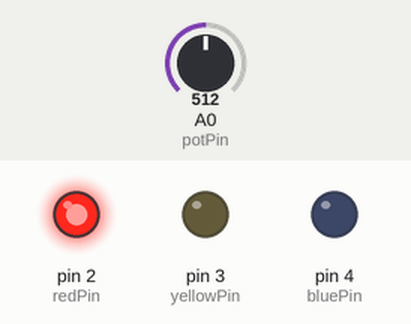
This sketch was run on a simulated Arduino Uno, built with avr-gcc and run on an emulated ATmega328P. Shown: output pins drawn as LEDs (lit = HIGH). Dashed ring = blinking. The inputs (shaded band) are chosen by the test bench; at power-on: A0 (potPin) = 512.

Above: at 1.2 s.
1.3 s: A0 (potPin) set to 0
At 2.6 s:
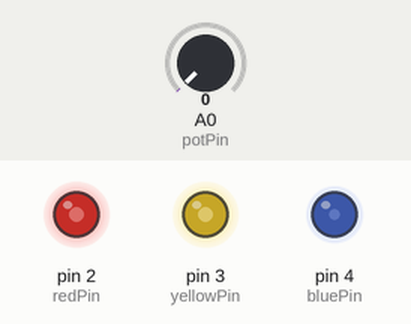
3.0 s: A0 (potPin) set to 122
At 3.79 s:
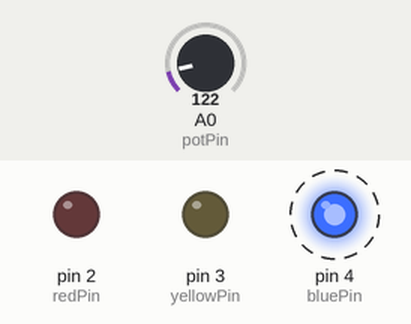
At 4.52 s:
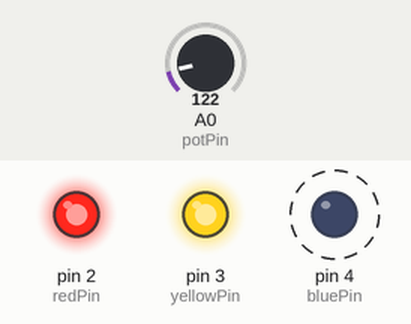
6.0 s: A0 (potPin) set to 0
7.5 s: A0 (potPin) set to 306
At 10.3 s:
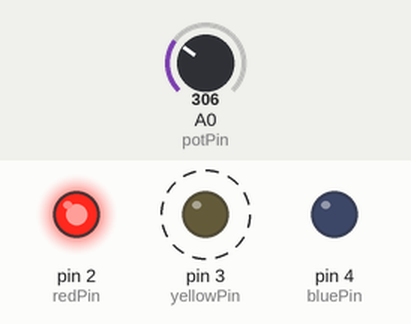
10.5 s: A0 (potPin) set to 511
12.3 s: A0 (potPin) set to 716
Timing chart, 0 to 15.3 s (numbered marks = the images above; inputs shaded):
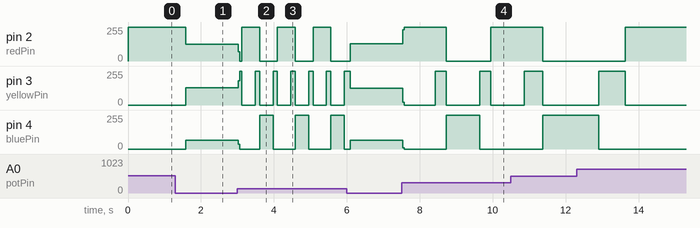

Measured:
- after the input at 1.3 s, pin 2 (redPin): 255/255 → 127/255 after 0.28 s; pin 4 (bluePin): 0/255 → 64/255 after 0.28 s
- after the input at 3.0 s, pin 2 (redPin): 127/255 → 70/255 at once, then repeats every 0.98 s: 255/255 0.49 s, 0/255 0.49 s; pin 3 (yellowPin): 129/255 → 183/255 at once, then moves between 0/255 and 255/255, repeating every 0.49 s; pin 4 (bluePin): alternates 255/255 for 0.37 s and 0/255 for 0.61 s, starting at once
- after the input at 7.5 s, pin 2 (redPin): 128/255 → 255/255 at once, → 0/255 1.2 s later, → 255/255 1.2 s later; pin 3 (yellowPin): alternates 255/255 for 0.31 s and 0/255 for 0.90 s, starting at once; pin 4 (bluePin): 64/255 → 0/255 at once, → 255/255 1.2 s later, → 0/255 0.92 s later

The sketch:

lab1.ino
```cpp
#define redPin 2
#define yellowPin 3
#define bluePin 4
#define potPin A0
#define buttonPin 18

bool buttonState = false;

int state = 0;
int delayMS = 500;

bool states[4][3] = {
  {true, false, false},
  {true, true, false},
  {false, false, true},
  {false, true, false}
};

int stateDelays[4] = {3, 1, 3, 1};

void setup() {
  // put your setup code here, to run once:
  pinMode(redPin, OUTPUT);
  pinMode(yellowPin, OUTPUT);
  pinMode(bluePin, OUTPUT);
  pinMode(potPin, INPUT);
  Serial.begin(9600);
}

void loop() {
  // put your main code here, to run repeatedly:

  for (int i=0; i<4; i++) {
    delayMS = analogRead(potPin);
    digitalWrite(redPin, states[i][0]);
    digitalWrite(yellowPin, states[i][1]);
    digitalWrite(bluePin, states[i][2]);
    delay(analogRead(potPin) * stateDelays[i]);
  }
}
```
